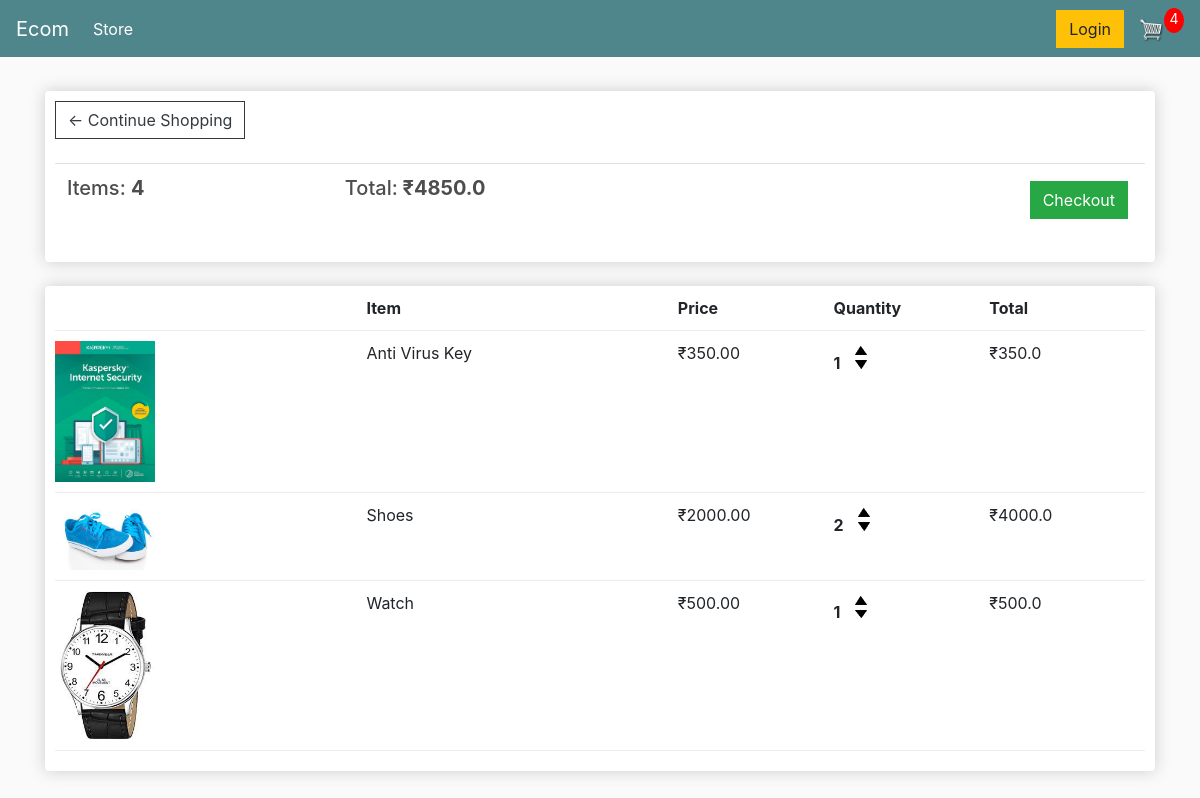
The app's page /cart/ (signed in) with its own data.
### store/models.py (models this page shows, shortened)
class Order(models.Model):
    customer = models.ForeignKey(Customer, on_delete=models.SET_NULL,null=True,blank=True)
    date_order = models.DateTimeField(auto_now_add=True)
    complete = models.BooleanField(default=False,null=True,blank= False)
    transaction_id = models.CharField(max_length=200, null=True)
    @property
    def get_cart_total(self):
        orderitems = self.orderitem_set.all()
        total = sum([item.get_total for item in orderitems])
        return total
    @property
    def get_cart_item_total(self):
        orderitems = self.orderitem_set.all()
        total = sum([item.quantity for item in orderitems])
        return total

class OrderItem(models.Model):
    product = models.ForeignKey(Product, on_delete=models.SET_NULL,null=True,blank=True)
    order = models.ForeignKey(Order, on_delete=models.SET_NULL,blank=True,null=True)
    quantity = models.IntegerField(default=0,null=True,blank=True)
    date_added = models.DateTimeField(auto_now_add=True)
    @property
    def get_total(self):
        total = self.quantity*self.product.price
        return total

class Product(models.Model):
    name = models.CharField(max_length=200, null=True)
    price = models.FloatField()
    digital = models.BooleanField(default=False, null=True, blank=False)
    image = models.ImageField(null=True, blank=True)
    @property
    def imageURL(self):
        try:
            url = self.image.url
        except:
            url = ''
        return url

### store/views.py (the view)
# urls.py: path('cart/', views.cart, name="cart"),
def cart(request):
    if request.user.is_authenticated:
        customer = request.user.customer
        order, created = Order.objects.get_or_create(customer=customer,complete=False)
        items = order.orderitem_set.all()
        cartItems = order.get_cart_item_total
    else:
        items = []
        order = {'get_cart_item_total':0, 'get_cart_total':0, 'shipping':False}
        cartItems = order['get_cart_item_total']
    context ={'items':items, 'order':order,'cartItems':cartItems}
    return render(request, 'store/cart.html',context)

### store/templates/store/cart.html
{% extends 'store/main.html' %}
{% load static %}
{% block content %}
	<div class="row">
		<div class="col-lg-12">
			<div class="box-element">
				<a  class="btn btn-outline-dark" href="{% url 'store' %}">&#8592; Continue Shopping</a>
				<br>
				<br>
				<table class="table">
					<tr>
						<th><h5>Items: <strong>{{order.get_cart_item_total}}</strong></h5></th>
						<th><h5>Total:<strong> &#8377;{{order.get_cart_total}}</strong></h5></th>
						<th>
							<a  style="float:right; margin:5px;" class="btn btn-success" href="{% url 'checkout' %}">Checkout</a>
						</th>
					</tr>
				</table>
			</div>
			<br>
			<div class="box-element">
				<div class="cart-row">
					<div style="flex:2"></div>
					<div style="flex:2"><strong>Item</strong></div>
					<div style="flex:1"><strong>Price</strong></div>
					<div style="flex:1"><strong>Quantity</strong></div>
					<div style="flex:1"><strong>Total</strong></div>
				</div>
				{% for item in items%}
				<div class="cart-row">
					<div style="flex:2"><img class="row-image" src="{{item.product.imageURL}}"></div>
					<div style="flex:2">{{item.product.name}}</div>
					<div style="flex:1"><p>&#8377;{{item.product.price|floatformat:2}}</p></div>
					<div style="flex:1">
						<p class="quantity">{{item.quantity}}</p>
						<div class="quantity">
							<img data-product="{{item.product.id}}" data-action="add" class="chg-quantity update-cart" src="{% static  'images/arrow-up.png' %}">
							<img data-product="{{item.product.id}}" data-action="remove" class="chg-quantity update-cart" src="{% static  'images/arrow-down.png' %}">
						</div>
					</div>
					<div style="flex:1"><p>&#8377;{{item.get_total}}</p></div>
				</div>
				{% endfor %}
			</div>
		</div>
	</div>
{% endblock content %}

### mysite/static/css/main.css (style rules this page uses)
body { background-color: hsl(0, 0%, 98%); }
h1,h2,h3,h4,h5,h6 { color:hsl(0, 0%, 30%); }
.box-element { box-shadow:hsl(0, 0%, 80%) 0 0 16px; background-color: #fff; border-radius: 4px; padding: 10px; }
.col-lg-4, .col-lg-6, .col-lg-8, .col-lg-12 { margin-top: 10px; }
.btn { border-radius: 0; }
.row-image { width: 100px; }
.cart-row { display: flex; align-items: flex-stretch; padding-bottom: 10px; margin-bottom: 10px; border-bottom: 1px solid #ececec; }
.quantity { display: inline-block; font-weight: 700; padding-right:10px; }
.chg-quantity { width: 12px; cursor: pointer; display: block; margin-top: 5px; transition:.1s; }

### records on screen
Order: get_cart_item_total "4", get_cart_total "4850.0"
OrderItem: product.imageURL (picture), product.name "Anti Virus Key", product.price "350.00", quantity "1", get_total "350.0"
OrderItem: product.imageURL (picture), product.name "Shoes", product.price "2000.00", quantity "2", get_total "4000.0"
OrderItem: product.imageURL (picture), product.name "Watch", product.price "500.00", quantity "1", get_total "500.0"

### other values on screen
{{ cartItems }} "4"
